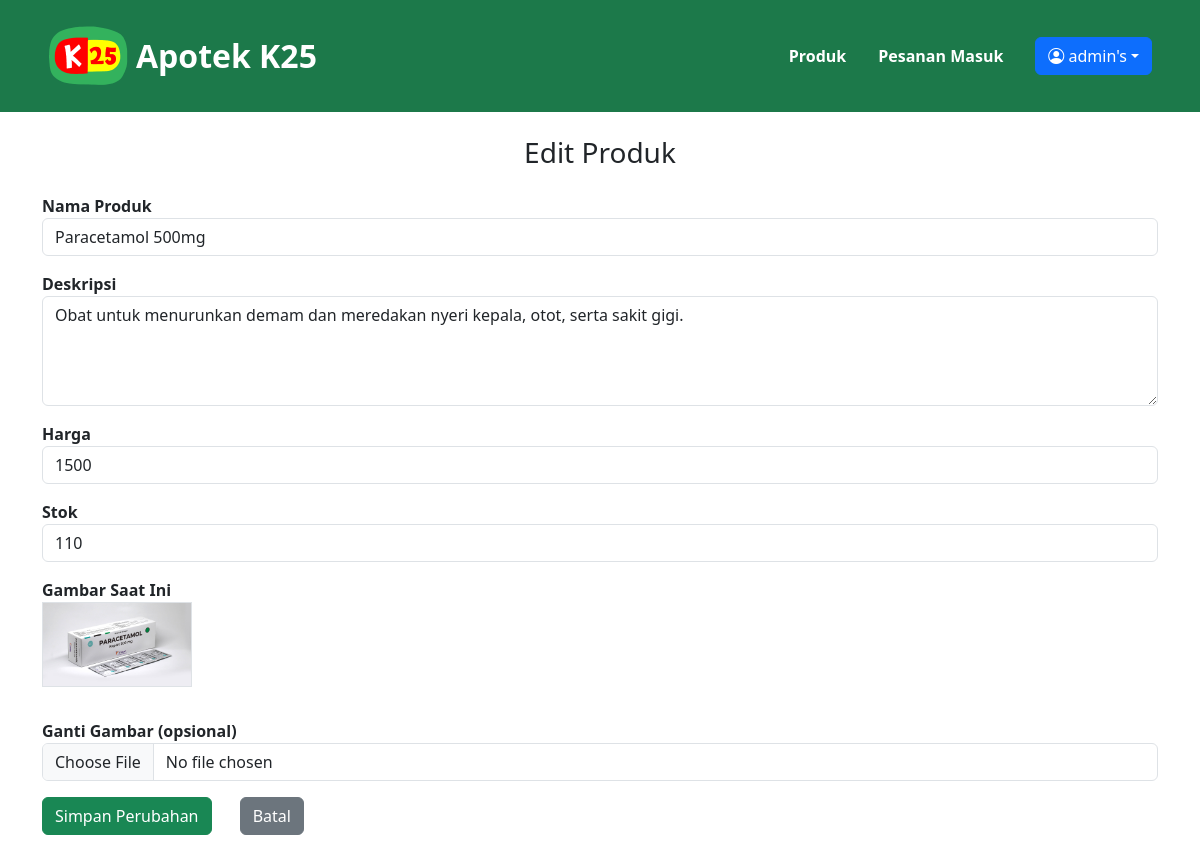
Page /admin/edit_produk.php?id=1 (signed in) on the committed database.
### tables this page shows
CREATE TABLE `obat` (
  `id_obat` int(11) NOT NULL,
  `gambar` varchar(255) DEFAULT NULL,
  `nama_obat` varchar(100) NOT NULL,
  `deskripsi` text DEFAULT NULL,
  `stok` int(11) DEFAULT 0,
  `harga` int(11) NOT NULL
);

### admin/edit_produk.php (the view, shortened to what this page needs)
<?php
include "../connection.php";
if (isset($_GET['id'])) {
    $id = $_GET['id'];
} else if (isset($_POST['submit'])) {
    $id = $_POST['id'];
}
$query = mysqli_query($connect, "SELECT * FROM obat WHERE id_obat='$id'");
$data = mysqli_fetch_assoc($query);
?>
<!doctype html>
<html lang="en">
<head>
    <link rel="stylesheet" href="https://cdn.jsdelivr.net/npm/bootstrap-icons@1.13.1/font/bootstrap-icons.min.css">
    <link href="https://cdn.jsdelivr.net/npm/bootstrap@5.3.8/dist/css/bootstrap.min.css" rel="stylesheet">
</head>
<body style="background-color: #ffffff;">
    <?php include ('adminHeader.php'); ?>
<div class="container m-4 mx-auto">
    <h3 class="text-center">Edit Produk</h3>
    <form action="edit_produk.php" method="POST" enctype="multipart/form-data">
        <label class="mt-3">Nama Produk</label>
        <input type="text" name="nama_obat" value="<?= $data['nama_obat']; ?>" class="form-control" required>
        <label class="mt-3">Deskripsi</label>
        <textarea name="deskripsi" class="form-control" rows="4" required><?= $data['deskripsi']; ?></textarea>
        <label class="mt-3">Harga</label>
        <input type="number" name="harga" value="<?= $data['harga']; ?>" class="form-control" required>
        <label class="mt-3">Stok</label>
        <input type="number" name="stok" value="<?= $data['stok']; ?>" class="form-control" required>
        <label class="mt-3">Gambar Saat Ini</label><br>
        <img src="../images/<?= $data['gambar']; ?>" width="150" class="border mb-3"><br>
        <label class="mt-3">Ganti Gambar (opsional)</label>
        <input type="file" name="gambar" class="form-control">
        <button type="submit" name="submit" class="btn btn-success mt-3">Simpan Perubahan</button>
        <a href="produk.php" class="btn btn-secondary mt-3 ms-4">Batal</a>
    </form>
</div>
</body>
</html>

### admin/edit_produk.php (style rules this page uses)
label { font-weight: bold; }

### rows in the picture
obat: nama_obat "Paracetamol 500mg", deskripsi "Obat untuk menurunkan demam dan meredakan nyeri kepala, otot, serta sakit gigi.", harga "1500", stok "110", gambar (picture)

### other values in the picture
$username "admin"
